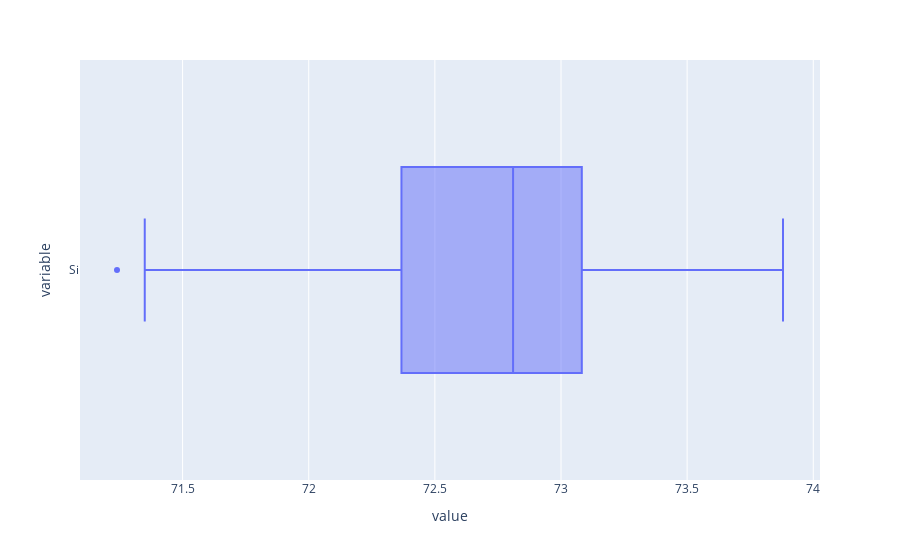

The notebook cell saved with this chart:
### Code cell
pe.box(df['Si'], orientation='h')

### Figure 1 — Plotly figure (JSON) as saved in the notebook; plotly's stock layout.template omitted (floating-point values rounded to 4 significant figures; data arrays with more than 128 entries replaced by an {"elided": "..."} marker saying what was removed)
{"data": [{"alignmentgroup": "True", "hovertemplate": "value=%{x}<br>variable=%{y}<extra></extra>", "legendgroup": "", "marker": {"color": "#636efa"}, "name": "", "notched": false, "offsetgroup": "", "orientation": "h", "showlegend": false, "type": "box", "x": {"elided": "193 float values"}, "x0": " ", "xaxis": "x", "y": {"elided": "193 str values"}, "y0": " ", "yaxis": "y"}], "layout": {"boxmode": "group", "legend": {"tracegroupgap": 0}, "margin": {"t": 60}, "xaxis": {"anchor": "y", "domain": [0, 1], "title": {"text": "value"}}, "yaxis": {"anchor": "x", "domain": [0, 1], "title": {"text": "variable"}}}}
